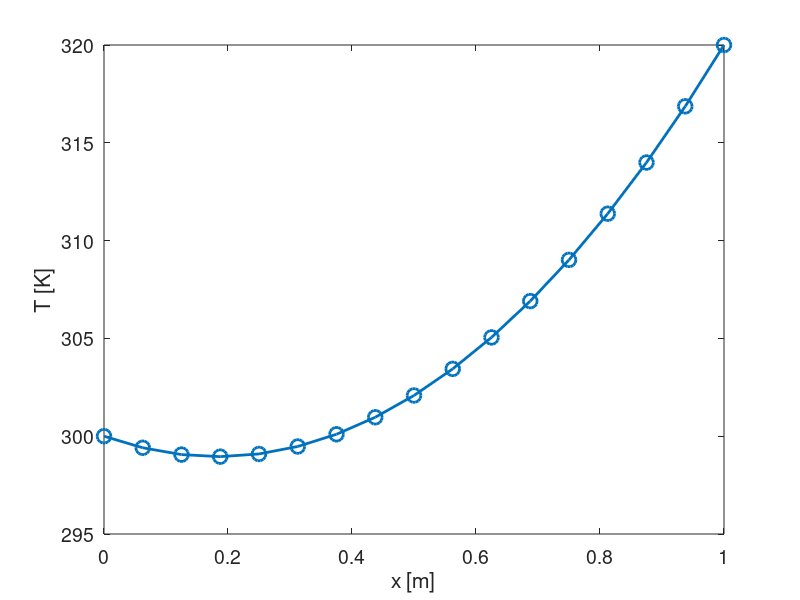
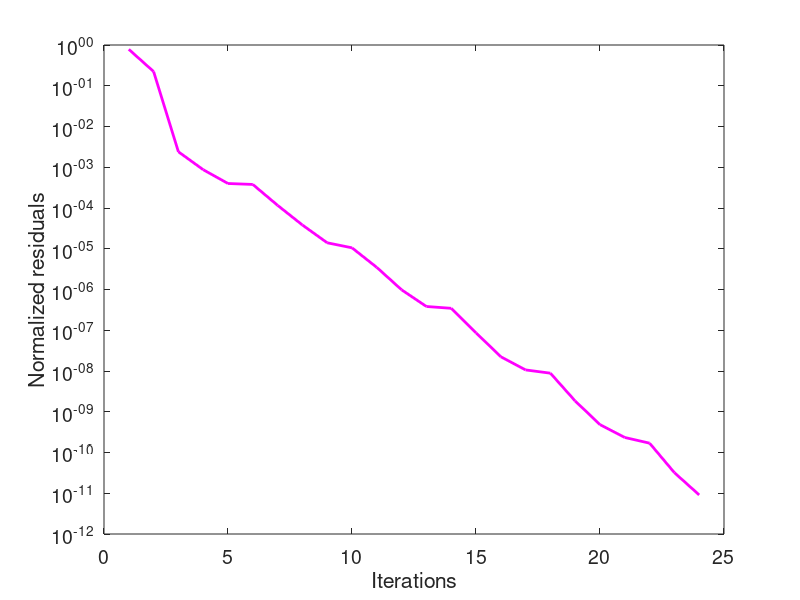

These charts were generated, in order, by the following MATLAB code:
function Ex_solution_multigrid_simple_full

clear all
close all

set(0,'DefaultLineLineWidth',2);
set(0,'DefaultAxesFontSize',14);
set(0,'DefaultLineMarkerSize',10);

%%%%%%%%%%%%% Physical parameters
L = 1;
Ta = 300;
Tb = 320;
lambda = 400;
Sc = 5000;   Sp = -100;

%%%%%%%%%%%%% Numerical parameters
n = 17; 
tol = 1e-10;
T_guess = zeros(n,1);

%%%%%%%%%%%%%% Grid generation
x0 = linspace(0,L,n);
x0 = x0(:);   % Make sure it's a column vector

dx=L/(n-1);
Dx=dx;

%%%%%%%%%%%%%% Creating the original matrix and RHS
A = zeros(n,n);
b = zeros(n,1);

for i=2:n-1
    A(i,i-1) = -lambda/dx;
    A(i,i+1) = -lambda/dx;
    A(i,i)   = 2*lambda/dx-Sp*Dx;
    b(i)     = Sc*Dx;
end

% Boundary conditions
A(1,1) = 1;
b(1)   = Ta;
A(n,n) = 1;
b(n)   = Tb;

%%%%%%%%%%%%%% Interpolation operators
n1 = n,
n2 = (n1+1)/2,
n3 = (n2+1)/2,

TT1 = zeros(n,n2);
for i=1:2:n,   TT1(i,(i+1)/2) = 1; end
for i=2:2:n-1, TT1(i,i/2:i/2+1) = 1/2; end
TT1,

TT2 = zeros(n2,n3);
for i=1:2:n2,   TT2(i,(i+1)/2) = 1; end
for i=2:2:n2-1, TT2(i,i/2:i/2+1) = 1/2; end
TT2,

%%%%%%%%%%%%%% Restriction operators
RR1 = transpose(TT1)/2;
RR1(1,1:2) = [1,0];   
RR1(end,end-1:end) = [0,1],

RR2 = transpose(TT2)/2;
RR2(1,1:2) = [1,0];   
RR2(end,end-1:end) = [0,1],

%%%%%%%%%%%%%% System matrices 
A1 = A,
A2 = RR1*A1*TT1,
A3 = RR2*A2*TT2,


%%%%%%%%%%%%%% Main loop for V-cycles
figure; 
res = 1;
res_vec = [];
iter      = 0;
iter_fine = 0;
T = T_guess;

while res>tol
    iter = iter + 1,

    %%%%%%%%%%%%%% Start on mesh 1
    for j=1:2                          % Solve A1*T=b, with only a few GS iterations
        iter_fine = iter_fine + 1;
        T = GS_ONE(A1, b, T);
        res = sum(abs(A*T - b)) / sum(abs( diag(A).*T ));
        res_vec = [res_vec,res];
    end
    plot(x0,T,'o-'), drawnow, pause(0.2)
    r1 = b - A1*T;                     % Residual vector for A1*T=b
    
    
    %%%%%%%%%%%%%% Go to mesh 2
    r2 = RR1*r1;                       % Interpolate residual r1 onto mesh 2
    e2 = zeros(n2,1);                  % Initial guess
    
    for j=1:2                          % Solve A2*e2=r2 with only a few GS iterations
        e2 = GS_ONE(A2, r2, e2);
    end
    s2 = r2 - A2*e2;                   % Residual vector for A2*e2=r2
    
    
    %%%%%%%%%%%%%% Go to mesh 3
    s3 = RR2*s2;                       % Interpolate residual s2 onto mesh 3
    f3 = GS(A3, s3, zeros(n3,1));      % Solve A3*f3=s3 with GS until convergence
    
    
    %%%%%%%%%%%%%% Come back to mesh 2
    f2 = TT2*f3;                       % Interpolate error f3 onto mesh 2
    e2 = e2+f2;                        % Update e2
    
    for j=1:2                          % Solve A2*e2=r2 with only a few GS iterations
        e2 = GS_ONE(A2, r2, e2);
    end
    
    
    %%%%%%%%%%%%%% Come back to mesh 1
    e1 = TT1*e2;                       % Interpolate error e2 onto mesh 1
    T = T+e1;                          % Update T
    plot(x0,T,'o-'), drawnow, pause(0.2)
    
    for j=1:2                          % Solve A1*T=b, with only a few GS iterations
        iter_fine = iter_fine + 1;
        T = GS_ONE(A1, b, T);
        res = sum(abs(A*T - b)) / sum(abs( diag(A).*T ));
        res_vec = [res_vec,res];
    end    
    plot(x0,T,'o-'), drawnow, pause(0.2)
end

xlabel('x [m]'), ylabel('T [K]')    

figure, hold on, 
plot(1:iter_fine, res_vec, 'm'), 
set(gca,'yscale','log')
box on, 
xlabel('Iterations'), ylabel('Normalized residuals'),

end

%--------------------------------------------------------------------
function x = GS(M, rhs, x_guess)
% Solve the linear system M*x=rhs until convergence, 
% using Gauss-Seidel, and with initial guess x_guess.
   n = length(rhs);
   tol = 1e-10;
   res = 1;
   x = x_guess;   % initial guess value
   iter = 0;
   while res>tol
       iter = iter + 1;
       for i=1:n
           x(i)= (rhs(i) - M(i,:)*x + M(i,i)*x(i)) / M(i,i);
       end
       res = sum(abs(M*x - rhs)) / sum(abs( diag(M).*x ));
   end
end   
%--------------------------------------------------------------------
function x = GS_ONE(M, rhs, x_guess)
% Perform ony ONE Gauss-Seidel iteration for the 
% linear system M*x=rhs, with initial guess x_guess.
   n = length(rhs);
   x = x_guess;   % initial guess value
   for i=1:n
       x(i)= (rhs(i) - M(i,:)*x + M(i,i)*x(i)) / M(i,i);
   end
end
%--------------------------------------------------------------------
